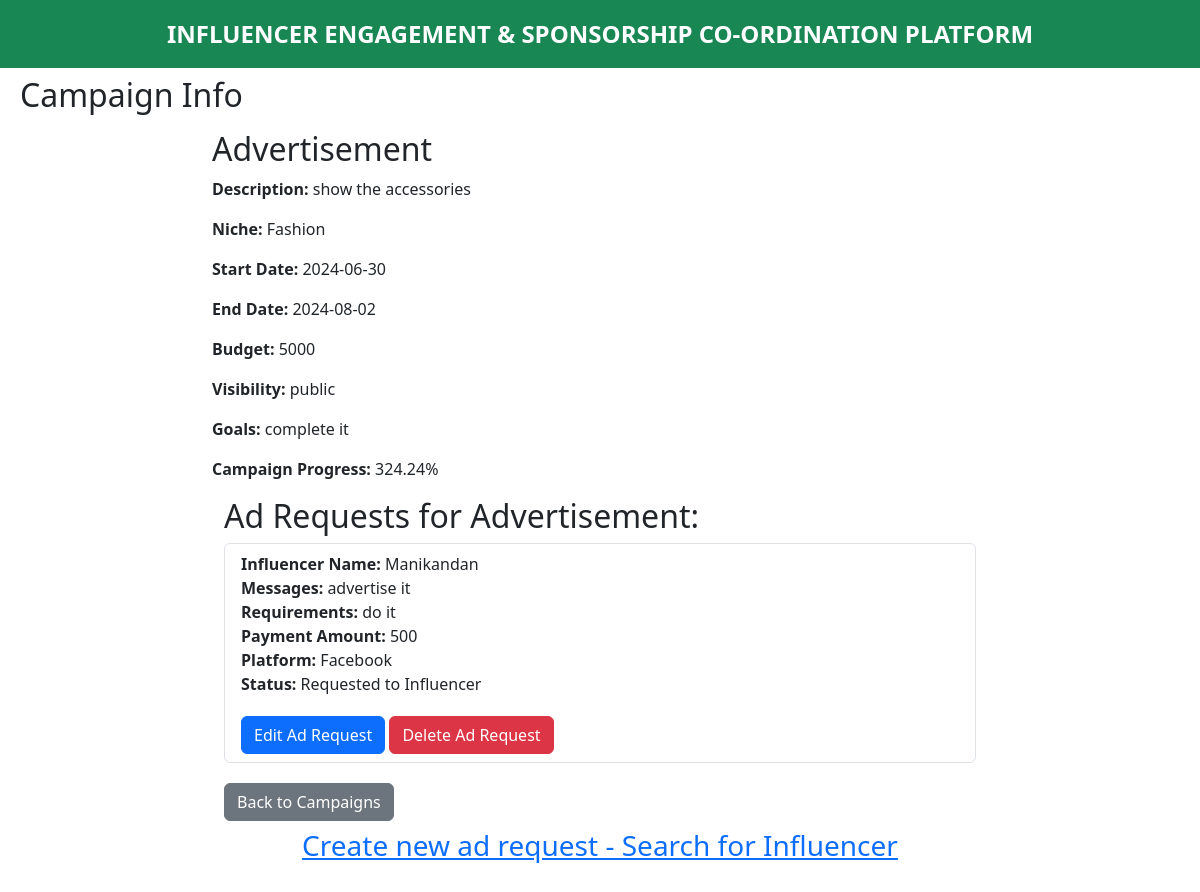
/view_campaign/1, run on the app's committed database.
### application/models.py (models this page shows)
class Campaigns(db.Model):
    id = db.Column(db.Integer(), primary_key = True)
    name = db.Column(db.String(), nullable = False)
    description = db.Column(db.String())
    campaign_budget = db.Column(db.Integer(), nullable = False)
    start_date = db.Column(db.Date(), nullable = False)
    end_date = db.Column(db.Date(), nullable = False)
    visibility = db.Column(db.String(), nullable = False)
    goals = db.Column(db.String(), nullable = False)
    niche = db.Column(db.String(), nullable = False)
    flagged = db.Column(db.Integer(), default = 0)
    sponsor_id = db.Column(db.Integer(), db.ForeignKey("sponsor.id"), nullable = False)
    adrequests = db.relationship('Adrequests', backref = 'campaigns')

class Adrequests(db.Model):
    id = db.Column(db.Integer(), primary_key = True)
    messages = db.Column(db.String())
    requirements = db.Column(db.String(), nullable = False)
    status = db.Column(db.String(), nullable = False)
    payment_amt = db.Column(db.Integer(), nullable = False)
    sent_by_sponsor = db.Column(db.Boolean, default=False)
    campaign_id = db.Column(db.Integer(), db.ForeignKey("campaigns.id"), nullable = False)
    influencer_id = db.Column(db.Integer(), db.ForeignKey("influencer.id"), nullable = True)

class Influencer(db.Model):    #2
    id = db.Column(db.Integer(), primary_key = True)
    name = db.Column(db.String(), nullable = False)
    category = db.Column(db.String(), nullable = False)
    reach = db.Column(db.Integer(), nullable = False)
    niche = db.Column(db.String(), nullable = False)
    platform = db.Column(db.String(), nullable = False)
    username = db.Column(db.String(), nullable = False, unique = True)
    password = db.Column(db.String(), nullable = False)
    flagged = db.Column(db.Integer(), default = 0)
    adrequests = db.relationship('Adrequests', backref = 'influencer')
    influencer_id = db.Column(db.Integer(), db.ForeignKey("user.id"), nullable = False)

### application/routes.py (the view)
@app.route('/view_campaign/<int:campaign_id>')
def view_campaign(campaign_id):
    campaign = Campaigns.query.get(campaign_id)
    adrequests = db.session.query(Adrequests).join(Influencer).filter(
        Adrequests.campaign_id == campaign_id,
        Adrequests.sent_by_sponsor == True,
    ).all()
    progress = calculate_campaign_progress(campaign.start_date, campaign.end_date)
    return render_template('view_campaign.html', campaign=campaign,adrequests=adrequests,progress=progress)

### application/routes.py (called while the page is built)
def calculate_campaign_progress(start_date, end_date):
    current_date = datetime.now().date()
    total_days = (end_date - start_date).days
    elapsed_days = (current_date - start_date).days
    if total_days > 0:
        progress = (elapsed_days / total_days) * 100
    else:
        progress = 0
    return round(progress,2)

### templates/view_campaign.html (shortened to what this page needs)
<!DOCTYPE html>
<html>
<head>
    <link rel="stylesheet" href="https://cdn.jsdelivr.net/npm/bootstrap@5.3.3/dist/css/bootstrap.min.css">
</head>
<body>
    <div class="text-bg-success p-3" style="text-align: center; font-size: x-large; font-weight: 650;">INFLUENCER ENGAGEMENT & SPONSORSHIP CO-ORDINATION PLATFORM</div>
    <h2 style="padding-left: 20px;">Campaign Info</h2>
    <div class="container mt-3">
        <h2>{{ campaign.name }}</h2>
        <p><strong>Description:</strong> {{ campaign.description }}</p>
        <p><strong>Niche:</strong> {{ campaign.niche }}</p>
        <p><strong>Start Date:</strong> {{ campaign.start_date }}</p>
        <p><strong>End Date:</strong> {{ campaign.end_date }}</p>
        <p><strong>Budget:</strong> {{ campaign.campaign_budget }}</p>
        <p><strong>Visibility:</strong> {{ campaign.visibility }}</p>
        <p><strong>Goals:</strong> {{ campaign.goals }}</p>
        <p><strong>Campaign Progress:</strong> {{ progress }}%</p>
        <div class="container mt-3">
            <h2>Ad Requests for {{ campaign.name}}:</h2>
            <ul class="list-group">
                {% for adrequest in adrequests %}
                    <li class="list-group-item">
                        {% if adrequest.influencer.flagged %}
                        <strong>Influencer Name:</strong> {{ adrequest.influencer.name }} (Flagged) (Cannot Proceed with the Campaign)<br>
                        {% else %}
                        <strong>Influencer Name:</strong> {{ adrequest.influencer.name }}<br>
                        {% endif %}
                        <strong>Messages:</strong> {{ adrequest.messages }}<br>
                        <strong>Requirements:</strong> {{ adrequest.requirements }}<br>
                        <strong>Payment Amount:</strong> {{ adrequest.payment_amt }}<br>
                        <strong>Platform:</strong> {{ adrequest.influencer.platform }}<br>
                        <strong>Status:</strong> {{ adrequest.status }}<br>
                        <a href="/edit_adrequest/{{ adrequest.id }}" class="btn btn-primary btn-back">Edit Ad Request</a>
                        {% if adrequest.status == 'Requested to Influencer' %}
                        <a href="/delete_adrequest/{{ adrequest.id }}" class="btn btn-danger btn-back">Delete Ad Request</a>
                        {% endif %}
                    </li>
                {% endfor %}
            </ul>
            <a href="/sponsor_campaign" class="btn btn-secondary btn-back">Back to Campaigns</a>
            {% if progress != 100 %}
            <a href='/registered_influencers'><h3 style="text-align: center;">Create new ad request - Search for Influencer</h3></a>
            {% endif %}
        </div>
</body>
</html>

### templates/view_campaign.html (style rules this page uses)
.container { max-width: 800px; margin-bottom: 30px; }
.btn-back { margin-top: 20px; }

### data on the page
Campaigns: name "Advertisement", description "show the accessories", niche "Fashion", start_date "2024-06-30", end_date "2024-08-02", campaign_budget "5000", visibility "public", goals "complete it"
Adrequests: influencer.name "Manikandan", messages "advertise it", requirements "do it", payment_amt "500", influencer.platform "Facebook", status "Requested to Influencer"

### other printed values
{{ progress }} "324.24"
